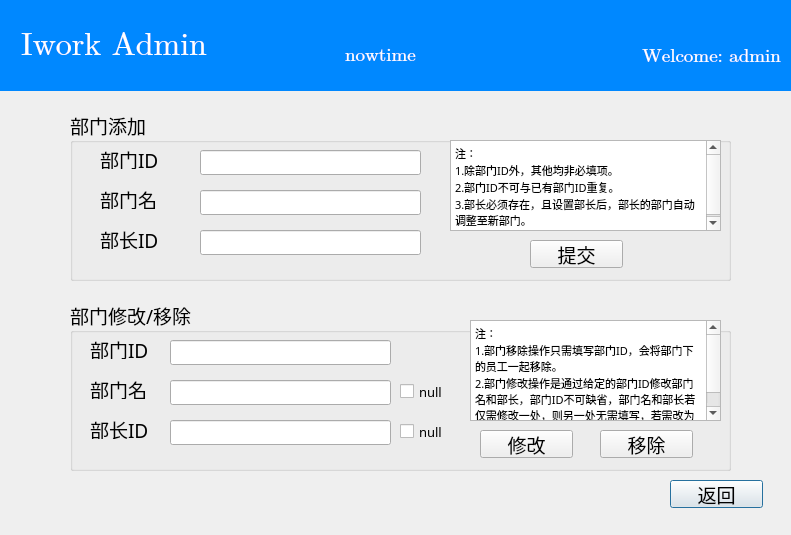
<?xml version="1.0" encoding="UTF-8"?>
<ui version="4.0">
 <class>depop</class>
 <widget class="QDialog" name="depop">
  <property name="geometry">
   <rect>
    <x>0</x>
    <y>0</y>
    <width>791</width>
    <height>535</height>
   </rect>
  </property>
  <property name="windowTitle">
   <string>Dialog</string>
  </property>
  <widget class="QPushButton" name="pushButton">
   <property name="geometry">
    <rect>
     <x>670</x>
     <y>480</y>
     <width>93</width>
     <height>28</height>
    </rect>
   </property>
   <property name="font">
    <font>
     <family>楷体</family>
     <pointsize>14</pointsize>
    </font>
   </property>
   <property name="text">
    <string>返回</string>
   </property>
  </widget>
  <widget class="QLabel" name="inf">
   <property name="geometry">
    <rect>
     <x>480</x>
     <y>20</y>
     <width>301</width>
     <height>71</height>
    </rect>
   </property>
   <property name="font">
    <font>
     <family>Cambria Math</family>
     <pointsize>14</pointsize>
    </font>
   </property>
   <property name="layoutDirection">
    <enum>Qt::RightToLeft</enum>
   </property>
   <property name="styleSheet">
    <string notr="true">QLabel#inf{
	background-color: #0088ff; 
	color: #ffffff;
	min-width:30px;
	min-height:30px;
}</string>
   </property>
   <property name="text">
    <string>Welcome: admin</string>
   </property>
   <property name="alignment">
    <set>Qt::AlignRight|Qt::AlignTrailing|Qt::AlignVCenter</set>
   </property>
  </widget>
  <widget class="QLabel" name="title">
   <property name="geometry">
    <rect>
     <x>0</x>
     <y>0</y>
     <width>801</width>
     <height>91</height>
    </rect>
   </property>
   <property name="font">
    <font>
     <family>Cambria Math</family>
     <pointsize>24</pointsize>
    </font>
   </property>
   <property name="contextMenuPolicy">
    <enum>Qt::CustomContextMenu</enum>
   </property>
   <property name="styleSheet">
    <string notr="true">QLabel#title{
	background-color: #0088ff; 
	color: #ffffff;
	min-width:30px;
	min-height:30px;
}</string>
   </property>
   <property name="text">
    <string>  Iwork Admin</string>
   </property>
  </widget>
  <widget class="QLabel" name="tstr">
   <property name="geometry">
    <rect>
     <x>260</x>
     <y>40</y>
     <width>241</width>
     <height>30</height>
    </rect>
   </property>
   <property name="font">
    <font>
     <family>Cambria Math</family>
     <pointsize>14</pointsize>
    </font>
   </property>
   <property name="styleSheet">
    <string notr="true">QLabel#tstr{
	background-color: #0088ff; 
	color: #ffffff;
	min-width:30px;
	min-height:30px;
}</string>
   </property>
   <property name="text">
    <string>nowtime</string>
   </property>
   <property name="alignment">
    <set>Qt::AlignCenter</set>
   </property>
  </widget>
  <widget class="QGroupBox" name="groupBox">
   <property name="geometry">
    <rect>
     <x>70</x>
     <y>110</y>
     <width>661</width>
     <height>171</height>
    </rect>
   </property>
   <property name="font">
    <font>
     <family>楷体</family>
     <pointsize>14</pointsize>
    </font>
   </property>
   <property name="layoutDirection">
    <enum>Qt::LeftToRight</enum>
   </property>
   <property name="title">
    <string>部门添加</string>
   </property>
   <widget class="QLineEdit" name="e1">
    <property name="geometry">
     <rect>
      <x>130</x>
      <y>40</y>
      <width>221</width>
      <height>25</height>
     </rect>
    </property>
   </widget>
   <widget class="QLabel" name="l1">
    <property name="geometry">
     <rect>
      <x>30</x>
      <y>40</y>
      <width>81</width>
      <height>19</height>
     </rect>
    </property>
    <property name="text">
     <string>部门ID</string>
    </property>
   </widget>
   <widget class="QLineEdit" name="e2">
    <property name="geometry">
     <rect>
      <x>130</x>
      <y>80</y>
      <width>221</width>
      <height>25</height>
     </rect>
    </property>
   </widget>
   <widget class="QLineEdit" name="e3">
    <property name="geometry">
     <rect>
      <x>130</x>
      <y>120</y>
      <width>221</width>
      <height>25</height>
     </rect>
    </property>
   </widget>
   <widget class="QLabel" name="l2">
    <property name="geometry">
     <rect>
      <x>30</x>
      <y>80</y>
      <width>69</width>
      <height>19</height>
     </rect>
    </property>
    <property name="text">
     <string>部门名</string>
    </property>
   </widget>
   <widget class="QLabel" name="l3">
    <property name="geometry">
     <rect>
      <x>30</x>
      <y>120</y>
      <width>71</width>
      <height>19</height>
     </rect>
    </property>
    <property name="text">
     <string>部长ID</string>
    </property>
   </widget>
   <widget class="QTextBrowser" name="textBrowser">
    <property name="geometry">
     <rect>
      <x>380</x>
      <y>30</y>
      <width>271</width>
      <height>91</height>
     </rect>
    </property>
    <property name="html">
     <string>&lt;!DOCTYPE HTML PUBLIC &quot;-//W3C//DTD HTML 4.0//EN&quot; &quot;http://www.w3.org/TR/REC-html40/strict.dtd&quot;&gt;
&lt;html&gt;&lt;head&gt;&lt;meta name=&quot;qrichtext&quot; content=&quot;1&quot; /&gt;&lt;meta charset=&quot;utf-8&quot; /&gt;&lt;style type=&quot;text/css&quot;&gt;
p, li { white-space: pre-wrap; }
hr { height: 1px; border-width: 0; }
li.unchecked::marker { content: &quot;\2610&quot;; }
li.checked::marker { content: &quot;\2612&quot;; }
&lt;/style&gt;&lt;/head&gt;&lt;body style=&quot; font-family:'楷体'; font-size:14pt; font-weight:400; font-style:normal;&quot;&gt;
&lt;p style=&quot; margin-top:0px; margin-bottom:0px; margin-left:0px; margin-right:0px; -qt-block-indent:0; text-indent:0px;&quot;&gt;&lt;span style=&quot; font-family:'Microsoft YaHei UI'; font-size:8pt;&quot;&gt;注：&lt;/span&gt;&lt;/p&gt;
&lt;p style=&quot; margin-top:0px; margin-bottom:0px; margin-left:0px; margin-right:0px; -qt-block-indent:0; text-indent:0px;&quot;&gt;&lt;span style=&quot; font-family:'Microsoft YaHei UI'; font-size:8pt;&quot;&gt;1.除部门ID外，其他均非必填项。&lt;/span&gt;&lt;/p&gt;
&lt;p style=&quot; margin-top:0px; margin-bottom:0px; margin-left:0px; margin-right:0px; -qt-block-indent:0; text-indent:0px;&quot;&gt;&lt;span style=&quot; font-family:'Microsoft YaHei UI'; font-size:8pt;&quot;&gt;2.部门ID不可与已有部门ID重复。&lt;/span&gt;&lt;/p&gt;
&lt;p style=&quot; margin-top:0px; margin-bottom:0px; margin-left:0px; margin-right:0px; -qt-block-indent:0; text-indent:0px;&quot;&gt;&lt;span style=&quot; font-family:'Microsoft YaHei UI'; font-size:8pt;&quot;&gt;3.部长必须存在，且设置部长后，部长的部门自动调整至新部门。&lt;/span&gt;&lt;/p&gt;&lt;/body&gt;&lt;/html&gt;</string>
    </property>
   </widget>
   <widget class="QPushButton" name="sm">
    <property name="geometry">
     <rect>
      <x>460</x>
      <y>130</y>
      <width>93</width>
      <height>28</height>
     </rect>
    </property>
    <property name="text">
     <string>提交</string>
    </property>
   </widget>
  </widget>
  <widget class="QGroupBox" name="groupBox_2">
   <property name="geometry">
    <rect>
     <x>70</x>
     <y>300</y>
     <width>661</width>
     <height>171</height>
    </rect>
   </property>
   <property name="font">
    <font>
     <family>楷体</family>
     <pointsize>14</pointsize>
    </font>
   </property>
   <property name="layoutDirection">
    <enum>Qt::LeftToRight</enum>
   </property>
   <property name="title">
    <string>部门修改/移除</string>
   </property>
   <widget class="QLineEdit" name="e4">
    <property name="geometry">
     <rect>
      <x>100</x>
      <y>40</y>
      <width>221</width>
      <height>25</height>
     </rect>
    </property>
   </widget>
   <widget class="QLabel" name="l1_2">
    <property name="geometry">
     <rect>
      <x>20</x>
      <y>40</y>
      <width>81</width>
      <height>19</height>
     </rect>
    </property>
    <property name="text">
     <string>部门ID</string>
    </property>
   </widget>
   <widget class="QLineEdit" name="e5">
    <property name="geometry">
     <rect>
      <x>100</x>
      <y>80</y>
      <width>221</width>
      <height>25</height>
     </rect>
    </property>
   </widget>
   <widget class="QLineEdit" name="e6">
    <property name="geometry">
     <rect>
      <x>100</x>
      <y>120</y>
      <width>221</width>
      <height>25</height>
     </rect>
    </property>
   </widget>
   <widget class="QLabel" name="l2_2">
    <property name="geometry">
     <rect>
      <x>20</x>
      <y>80</y>
      <width>69</width>
      <height>19</height>
     </rect>
    </property>
    <property name="text">
     <string>部门名</string>
    </property>
   </widget>
   <widget class="QLabel" name="l3_2">
    <property name="geometry">
     <rect>
      <x>20</x>
      <y>120</y>
      <width>71</width>
      <height>19</height>
     </rect>
    </property>
    <property name="text">
     <string>部长ID</string>
    </property>
   </widget>
   <widget class="QTextBrowser" name="textBrowser_2">
    <property name="geometry">
     <rect>
      <x>400</x>
      <y>20</y>
      <width>251</width>
      <height>101</height>
     </rect>
    </property>
    <property name="html">
     <string>&lt;!DOCTYPE HTML PUBLIC &quot;-//W3C//DTD HTML 4.0//EN&quot; &quot;http://www.w3.org/TR/REC-html40/strict.dtd&quot;&gt;
&lt;html&gt;&lt;head&gt;&lt;meta name=&quot;qrichtext&quot; content=&quot;1&quot; /&gt;&lt;meta charset=&quot;utf-8&quot; /&gt;&lt;style type=&quot;text/css&quot;&gt;
p, li { white-space: pre-wrap; }
hr { height: 1px; border-width: 0; }
li.unchecked::marker { content: &quot;\2610&quot;; }
li.checked::marker { content: &quot;\2612&quot;; }
&lt;/style&gt;&lt;/head&gt;&lt;body style=&quot; font-family:'楷体'; font-size:14pt; font-weight:400; font-style:normal;&quot;&gt;
&lt;p style=&quot; margin-top:0px; margin-bottom:0px; margin-left:0px; margin-right:0px; -qt-block-indent:0; text-indent:0px;&quot;&gt;&lt;span style=&quot; font-family:'Microsoft YaHei UI'; font-size:8pt;&quot;&gt;注：&lt;/span&gt;&lt;/p&gt;
&lt;p style=&quot; margin-top:0px; margin-bottom:0px; margin-left:0px; margin-right:0px; -qt-block-indent:0; text-indent:0px;&quot;&gt;&lt;span style=&quot; font-family:'Microsoft YaHei UI'; font-size:8pt;&quot;&gt;1.部门移除操作只需填写部门ID，会将部门下的员工一起移除。&lt;/span&gt;&lt;/p&gt;
&lt;p style=&quot; margin-top:0px; margin-bottom:0px; margin-left:0px; margin-right:0px; -qt-block-indent:0; text-indent:0px;&quot;&gt;&lt;span style=&quot; font-family:'Microsoft YaHei UI'; font-size:8pt;&quot;&gt;2.部门修改操作是通过给定的部门ID修改部门名和部长，部门ID不可缺省，部门名和部长若仅需修改一处，则另一处无需填写，若需改为空值则勾选复选框，复选框优先级高于输入。&lt;/span&gt;&lt;/p&gt;&lt;/body&gt;&lt;/html&gt;</string>
    </property>
   </widget>
   <widget class="QPushButton" name="xg">
    <property name="geometry">
     <rect>
      <x>410</x>
      <y>130</y>
      <width>93</width>
      <height>28</height>
     </rect>
    </property>
    <property name="text">
     <string>修改</string>
    </property>
   </widget>
   <widget class="QCheckBox" name="cb1">
    <property name="geometry">
     <rect>
      <x>330</x>
      <y>80</y>
      <width>98</width>
      <height>23</height>
     </rect>
    </property>
    <property name="font">
     <font>
      <family>楷体</family>
      <pointsize>10</pointsize>
     </font>
    </property>
    <property name="text">
     <string>null</string>
    </property>
   </widget>
   <widget class="QCheckBox" name="cb2">
    <property name="geometry">
     <rect>
      <x>330</x>
      <y>120</y>
      <width>98</width>
      <height>23</height>
     </rect>
    </property>
    <property name="font">
     <font>
      <family>楷体</family>
      <pointsize>10</pointsize>
     </font>
    </property>
    <property name="text">
     <string>null</string>
    </property>
   </widget>
   <widget class="QPushButton" name="sc">
    <property name="geometry">
     <rect>
      <x>530</x>
      <y>130</y>
      <width>93</width>
      <height>28</height>
     </rect>
    </property>
    <property name="text">
     <string>移除</string>
    </property>
   </widget>
  </widget>
  <zorder>title</zorder>
  <zorder>inf</zorder>
  <zorder>tstr</zorder>
  <zorder>pushButton</zorder>
  <zorder>groupBox</zorder>
  <zorder>groupBox_2</zorder>
 </widget>
 <resources/>
 <connections/>
</ui>
